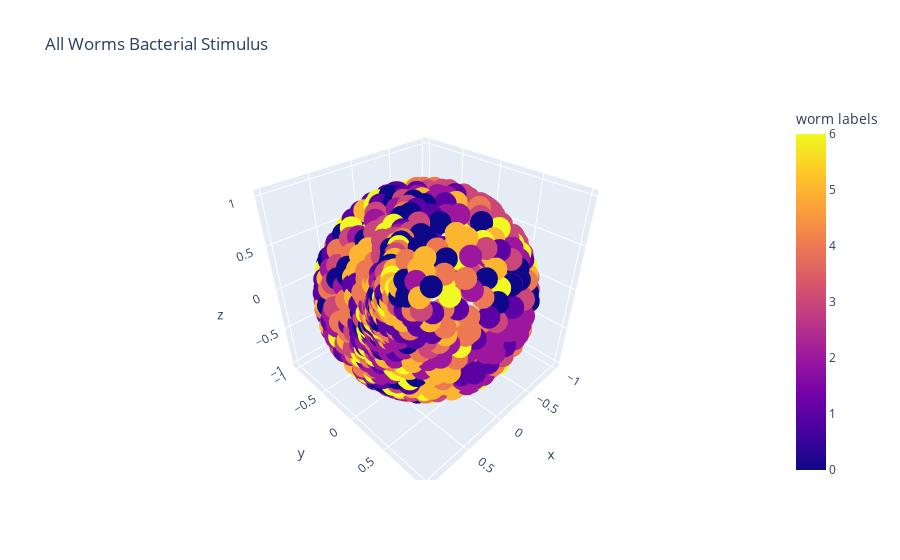

The notebook cell this image was saved under:
### Code cell
# Create a scatter plot
fig = px.scatter_3d(data_frame = hyperbolic_df, x= 'x', y = 'y', z= 'z', title='All Worms Bacterial Stimulus', color = 'worm labels', color_discrete_sequence=px.colors.qualitative.Plotly) #cornflowerblue, lightcoral
fig.update_layout(
    scene=dict(
        xaxis=dict(ticktext=[-1, -0.5, 0, 0.5, 1]),
        yaxis=dict(ticktext=[-1, -0.5, 0, 0.5, 1]),
        zaxis=dict(ticktext=[-1, -0.5, 0, 0.5, 1]),
    )
)

fig.show()

### Figure 1 — Plotly figure (JSON) as saved in the notebook; plotly's stock layout.template omitted (floating-point values rounded to 4 significant figures; data arrays with more than 128 entries replaced by an {"elided": "..."} marker saying what was removed)
{"data": [{"hovertemplate": "x=%{x}<br>y=%{y}<br>z=%{z}<br>worm labels=%{marker.color}<extra></extra>", "legendgroup": "", "marker": {"color": {"elided": "948 int values"}, "coloraxis": "coloraxis", "symbol": "circle"}, "mode": "markers", "name": "", "scene": "scene", "showlegend": false, "type": "scatter3d", "x": {"elided": "948 float values"}, "y": {"elided": "948 float values"}, "z": {"elided": "948 float values"}}], "layout": {"coloraxis": {"colorbar": {"title": {"text": "worm labels"}}, "colorscale": [[0, "#0d0887"], [0.1111, "#46039f"], [0.2222, "#7201a8"], [0.3333, "#9c179e"], [0.4444, "#bd3786"], [0.5556, "#d8576b"], [0.6667, "#ed7953"], [0.7778, "#fb9f3a"], [0.8889, "#fdca26"], [1, "#f0f921"]]}, "legend": {"tracegroupgap": 0}, "scene": {"domain": {"x": [0, 1], "y": [0, 1]}, "xaxis": {"ticktext": [-1, -0.5, 0, 0.5, 1], "title": {"text": "x"}}, "yaxis": {"ticktext": [-1, -0.5, 0, 0.5, 1], "title": {"text": "y"}}, "zaxis": {"ticktext": [-1, -0.5, 0, 0.5, 1], "title": {"text": "z"}}}, "title": {"text": "All Worms Bacterial Stimulus"}}}
